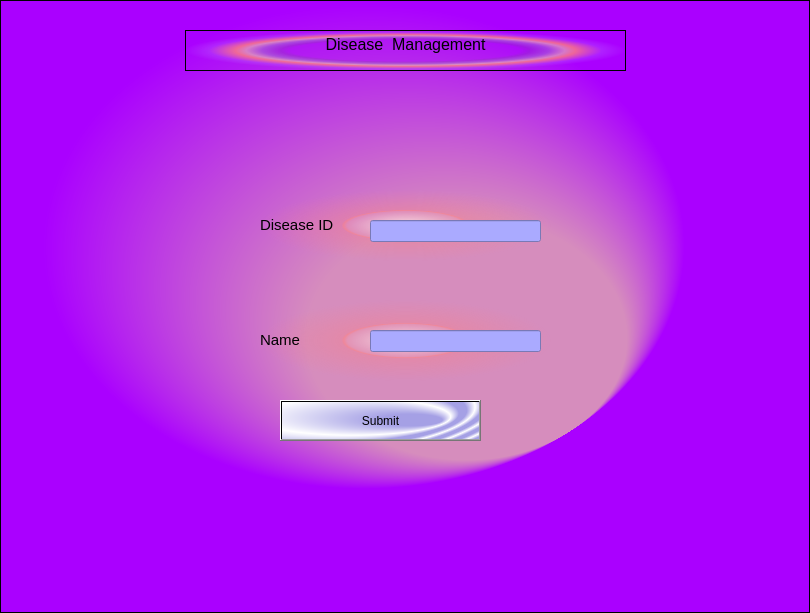
<?xml version="1.0" encoding="UTF-8"?>
<ui version="4.0">
 <class>Diseasemanagement</class>
 <widget class="QFrame" name="Diseasemanagement">
  <property name="geometry">
   <rect>
    <x>0</x>
    <y>0</y>
    <width>810</width>
    <height>613</height>
   </rect>
  </property>
  <property name="windowTitle">
   <string>Frame</string>
  </property>
  <property name="styleSheet">
   <string notr="true">background-color:qradialgradient(spread:pad, cx:0.435577, cy:0.386, radius:0.416, fx:0.703072, fy:0.704051, stop:0.472637 rgba(214, 141, 189, 255), stop:0.950249 rgba(170, 0, 255, 255))</string>
  </property>
  <property name="frameShape">
   <enum>QFrame::StyledPanel</enum>
  </property>
  <property name="frameShadow">
   <enum>QFrame::Raised</enum>
  </property>
  <widget class="QTextBrowser" name="textBrowser">
   <property name="geometry">
    <rect>
     <x>185</x>
     <y>30</y>
     <width>441</width>
     <height>41</height>
    </rect>
   </property>
   <property name="styleSheet">
    <string notr="true">background-color:qradialgradient(spread:pad, cx:0.5, cy:0.5, radius:0.5, fx:0.5, fy:0.5, stop:0 rgba(0, 0, 0, 0), stop:0.52 rgba(0, 0, 0, 0), stop:0.565 rgba(82, 121, 76, 33), stop:0.65 rgba(159, 235, 148, 64), stop:0.721925 rgba(255, 238, 150, 129), stop:0.77 rgba(255, 128, 128, 204), stop:0.89 rgba(191, 128, 255, 64), stop:1 rgba(0, 0, 0, 0))</string>
   </property>
   <property name="html">
    <string>&lt;!DOCTYPE HTML PUBLIC &quot;-//W3C//DTD HTML 4.0//EN&quot; &quot;http://www.w3.org/TR/REC-html40/strict.dtd&quot;&gt;
&lt;html&gt;&lt;head&gt;&lt;meta name=&quot;qrichtext&quot; content=&quot;1&quot; /&gt;&lt;style type=&quot;text/css&quot;&gt;
p, li { white-space: pre-wrap; }
&lt;/style&gt;&lt;/head&gt;&lt;body style=&quot; font-family:'MS Shell Dlg 2'; font-size:7.8pt; font-weight:400; font-style:normal;&quot;&gt;
&lt;p align=&quot;center&quot; style=&quot; margin-top:0px; margin-bottom:0px; margin-left:0px; margin-right:0px; -qt-block-indent:0; text-indent:0px;&quot;&gt;&lt;span style=&quot; font-size:12pt;&quot;&gt;Disease  Management&lt;/span&gt;&lt;/p&gt;&lt;/body&gt;&lt;/html&gt;</string>
   </property>
  </widget>
  <widget class="QLabel" name="textdiseaseid">
   <property name="geometry">
    <rect>
     <x>260</x>
     <y>190</y>
     <width>291</width>
     <height>71</height>
    </rect>
   </property>
   <property name="styleSheet">
    <string notr="true">background-color:qradialgradient(spread:pad, cx:0.5, cy:0.5, radius:0.5, fx:0.5, fy:0.5, stop:0 rgba(255, 235, 235, 206), stop:0.35 rgba(255, 188, 188, 80), stop:0.4 rgba(255, 162, 162, 80), stop:0.425 rgba(255, 132, 132, 156), stop:0.44 rgba(252, 128, 128, 80), stop:1 rgba(255, 255, 255, 0))</string>
   </property>
   <property name="text">
    <string>&lt;html&gt;&lt;head/&gt;&lt;body&gt;&lt;p&gt;&lt;span style=&quot; font-size:11pt;&quot;&gt;Disease ID&lt;/span&gt;&lt;/p&gt;&lt;/body&gt;&lt;/html&gt;</string>
   </property>
  </widget>
  <widget class="QLabel" name="textname">
   <property name="geometry">
    <rect>
     <x>260</x>
     <y>300</y>
     <width>291</width>
     <height>81</height>
    </rect>
   </property>
   <property name="styleSheet">
    <string notr="true">background-color:qradialgradient(spread:pad, cx:0.5, cy:0.5, radius:0.5, fx:0.5, fy:0.5, stop:0 rgba(255, 235, 235, 206), stop:0.35 rgba(255, 188, 188, 80), stop:0.4 rgba(255, 162, 162, 80), stop:0.425 rgba(255, 132, 132, 156), stop:0.44 rgba(252, 128, 128, 80), stop:1 rgba(255, 255, 255, 0))</string>
   </property>
   <property name="text">
    <string>&lt;html&gt;&lt;head/&gt;&lt;body&gt;&lt;p&gt;&lt;span style=&quot; font-size:11pt;&quot;&gt;Name&lt;/span&gt;&lt;/p&gt;&lt;/body&gt;&lt;/html&gt;</string>
   </property>
  </widget>
  <widget class="QLineEdit" name="txtname">
   <property name="geometry">
    <rect>
     <x>370</x>
     <y>330</y>
     <width>171</width>
     <height>22</height>
    </rect>
   </property>
   <property name="styleSheet">
    <string notr="true">background-color:rgb(170, 170, 255)</string>
   </property>
  </widget>
  <widget class="QLineEdit" name="txtdiseaseid">
   <property name="geometry">
    <rect>
     <x>370</x>
     <y>220</y>
     <width>171</width>
     <height>22</height>
    </rect>
   </property>
   <property name="styleSheet">
    <string notr="true">background-color:rgb(170, 170, 255)</string>
   </property>
  </widget>
  <widget class="QPushButton" name="btnsubmit">
   <property name="geometry">
    <rect>
     <x>280</x>
     <y>400</y>
     <width>201</width>
     <height>41</height>
    </rect>
   </property>
   <property name="maximumSize">
    <size>
     <width>251</width>
     <height>81</height>
    </size>
   </property>
   <property name="styleSheet">
    <string notr="true">background-color:qradialgradient(spread:reflect, cx:0.356, cy:0.397727, radius:0.5, fx:0.794, fy:0.528364, stop:0.318408 rgba(165, 160, 229, 255), stop:1 rgba(255, 255, 255, 255))</string>
   </property>
   <property name="text">
    <string>Submit</string>
   </property>
  </widget>
 </widget>
 <resources/>
 <connections/>
</ui>
